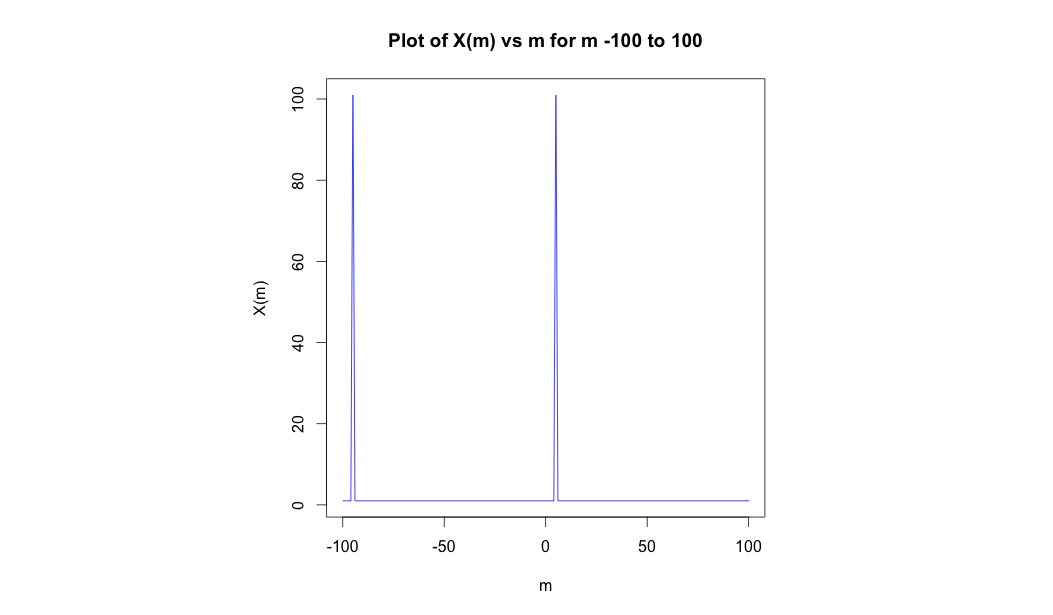

Recreate this plot in R.
#30344

N <- 100
k <- 5
m_vals <- seq(-N,N)

Xm <- rep(0,2*N+1)

for (m in m_vals)
{
  Xm[m+N+1] <- sum(exp(-1i*2*pi*seq(0,N)*(m-k)/N))
}


plot(m_vals, Re(Xm), type="l", col="blue", xlab="m", ylab="X(m)")

title("Plot of X(m) vs m for m -100 to 100")
